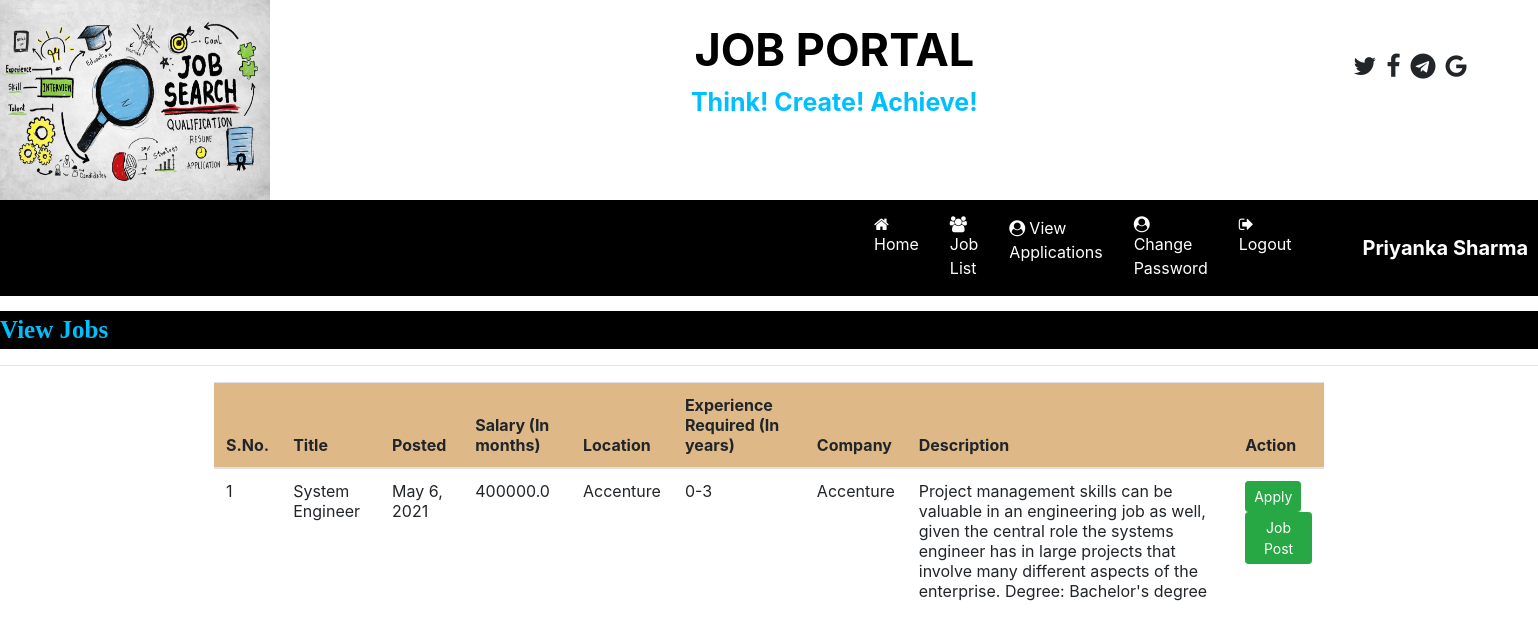
The app's page /job_l_u (signed in) with its own data.
### job/models.py (models this page shows, shortened)
class Job(models.Model):
    recruiter = models.ForeignKey(Recruiter, on_delete=models.CASCADE)
    start_date = models.DateField()
    end_date = models.DateField()
    title = models.CharField(max_length=20)
    salary = models.FloatField(max_length=20)
    image = models.FileField()
    description = models.CharField(max_length=150)
    experience = models.CharField(max_length=20)
    location = models.CharField(max_length=100)
    skills = models.CharField(max_length=100)
    creationdate = models.DateField()
    link=models.CharField(max_length=100,null=True)

class Recruiter(models.Model):
    user = models.ForeignKey(User, on_delete=models.CASCADE)
    mobile = models.IntegerField(null=True)
    image = models.FileField(null=True)
    gender = models.CharField(max_length=8, null=True)
    company = models.CharField(max_length=40, null=True)
    type = models.CharField(max_length=15)
    status = models.CharField(max_length=20, null=True)

### job/views.py (the view)
# urls.py: path('job_l_u',job_l_u,name='job_l_u'),
def job_l_u(request):
    obj=Job.objects.all()
    print(request.user)
    return render(request,'job_l_u.html',{'Jlist':obj})

### job/templates/job_l_u.html
{% load static %}
{% block body %}
{% include 'user_navigation.html' %}
<marquee style="font-family:'Monotype times of roman'; font-size:25px; color:#00BFFF; background-color:black; margin-top:1%; font-weight:bold">
    View Jobs
</marquee>
<hr>
<div class="container">
<table class="table table-hover" id="example">
    <thead>
    <tr style="background-color : #DEB887">
        <th>S.No.</th>
        <th>Title</th>
        <th>Posted </th>
        <th>Salary (In months)</th>
        <th>Location</th>
        <th>Experience Required (In years)</th>
          <th>Company </th>
        <th>Description</th>
         <th>Action</th>
    </tr>
    </thead>
    <tbody>
            {% for x in Jlist %}
                    <tr>
                        <td>{{forloop.counter}}</td>
                        <td>{{x.title}}</td>
                         <td>{{x.creationdate}}</td>
                        <td>{{x.salary}}</td>
                        <td>{{x.location}}</td>
                        <td>{{x.experience}}</td>
                        <td>{{x.recruiter.company}}</td>
                         <td>{{x.description}}</td>
                        <td><a href="{% url 'apply' x.id%}" class="btn btn-success btn-sm">Apply</a> <a href="" class="btn btn-success btn-sm"> Job Post</a></td>
                    </tr>
            {% endfor %}
    </tbody>
</table>
</div>
{% endblock %}

### job/templates/user_navigation.html (shortened to what this page needs)
<html>
<head>
    {% load static%}
    <link rel="stylesheet" href="https://maxcdn.bootstrapcdn.com/bootstrap/4.5.2/css/bootstrap.min.css">
    <link rel="stylesheet" href="https://cdnjs.cloudflare.com/ajax/libs/font-awesome/4.7.0/css/font-awesome.min.css">
</head>
<body>
<div>
    <div class="row">
        <div class="col-sm-4">
            <img src="{% static 'images/home.jpg'%}" style="width:270px; height:200px;">
        </div>
        <div class="col-sm-5 mt-3 text-center">
            <span style="font-weight:bold">
                <span style="color: Black ; font-size:45px">JOB PORTAL</span><br>
                <span style="color: #00BFFF ; font-size:25px">Think! Create! Achieve!</span>
            </span>
        </div>
        <div class="col-sm-3 mt-5" style="padding-left:12%">
            <span style="font-weight:bold; font-size:25px">
                <span><i class="fa fa-twitter pl-1"></i></span>
                <span><i class="fa fa-facebook pl-1"></i></span>
                <span><i class="fa fa-telegram pl-1"></i></span>
                <span><i class="fa fa-google pl-1"></i></span>
            </span>
        </div>
    </div>
<nav class="navbar navbar-expand-sm" style="background-color:black">
    <ul class="navbar-nav">
        <li class="nav-item">
            <a class="nav-link" href="{% url 'user_home' %}" style="margin-left:850px"><i class="fa fa-home mr-1"></i>Home</a>
        </li>
        <li class="nav-item">
            <a class="nav-link" href="{% url 'job_l_u' %}"><i class="fa fa-users mr-1"></i>Job List</a>
        </li>
         <li class="nav-item">
            <a class="nav-link" href="{% url 'view_app_user' %}"><i class="fa fa-user-circle mr-1"></i>View Applications</a>
        </li>
        <li class="nav-item">
            <a class="nav-link" href="{% url 'change_passworduser' %}"><i class="fa fa-user-circle mr-1"></i>Change Password</a>
        </li>
        <li class="nav-item">
            <a class="nav-link" href="{% url 'Logout' %}"><i class="fa fa-sign-out mr-1"></i>Logout</a>
        </li>
    </ul>
     <a class="navbar-brand text-white pl-5 font-weight-bold" style="font-family:'Monotype times new roman': font-size:20px">{{request.user.first_name}} {{request.user.last_name}}</a>
</nav>
</body>
</html>

### job/templates/user_navigation.html (style rules this page uses)
.nav-link { color:white; margin-right:15px; }

### records on screen
Job: title "System Engineer", creationdate "May 6, 2021", salary "400000.0", location "Accenture", experience "0-3", recruiter.company "Accenture", description "Project management skills can be valuable in an engineering job as well, given the central role the systems engineer has in large projects that involve many different aspects of the enterprise. Degree: Bachelor's degree"

### other values on screen
{{ request.user.first_name }} "Priyanka"
{{ request.user.last_name }} "Sharma"
